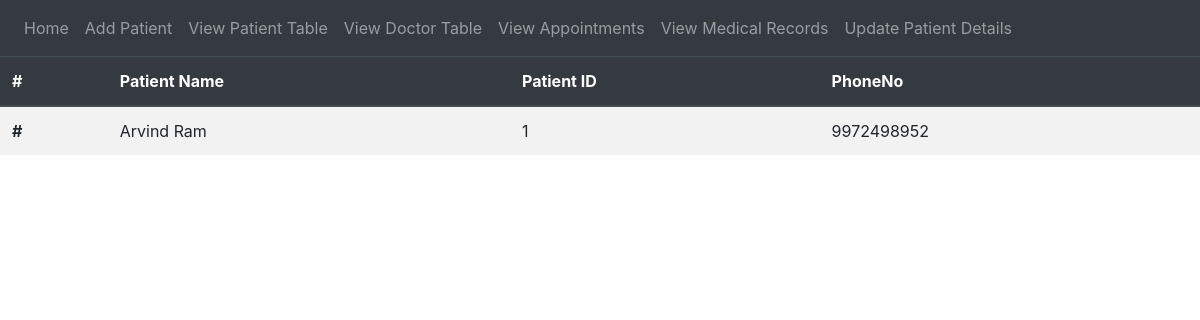
The page /patientTable on the database as committed earlier.
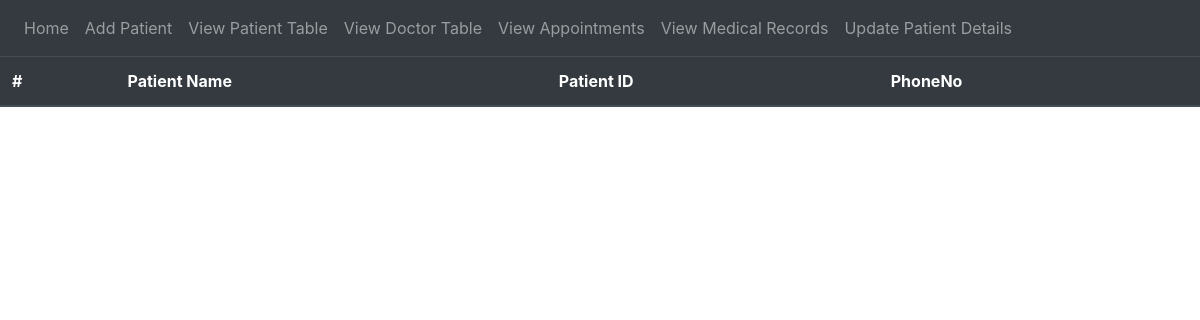
The same page on the database as committed later.
### tables this page shows
CREATE TABLE PATIENT (
            Name VARCHAR(255) NOT NULL,
            ID INTEGER PRIMARY KEY,
            PhoneNo INT NOT NULL UNIQUE
        );

### website/views.py (the view)
@views.route('/patientTable')
def patientTable():
    conn = sql.connect("hospital.db")
    conn.row_factory = sql.Row
    cur = conn.cursor()
    cur.execute("""DROP VIEW IF EXISTS PATIENT_VIEW""")
    pat_view = """ CREATE VIEW PATIENT_VIEW AS SELECT * FROM PATIENT;"""
    cur.execute(pat_view)
    cur.execute("Select * from PATIENT_VIEW")
    rows = cur.fetchall()
    return render_template("patientTable.html", rows = rows)

### website/templates/patientTable.html (shortened to what this page needs)
{% extends "base.html" %}
{% block content %}
<table class="table table-striped">
    <thead class = "thead-dark">
        <tr>
            <th scope = "col">#</th>
            <th scope = "col">Patient Name</th>
            <th scope = "col">Patient ID</th>
            <th scope = "col">PhoneNo</th>
        </tr>
    </thead>
    <tbody>
    {% for row in rows %}
        <tr>
            <th scope = "row">#</th>
            <td>{{row['Name']}}</td>
            <td>{{row['ID']}}</td>
            <td>{{row['PhoneNo']}}</td>
        </tr>
    {% endfor %}
    </tbody>
</table>
{% endblock %}

Rows that differ between the two databases and show on the page:
removed PATIENT: Name "Arvind Ram", ID "1", PhoneNo "9972498952"
